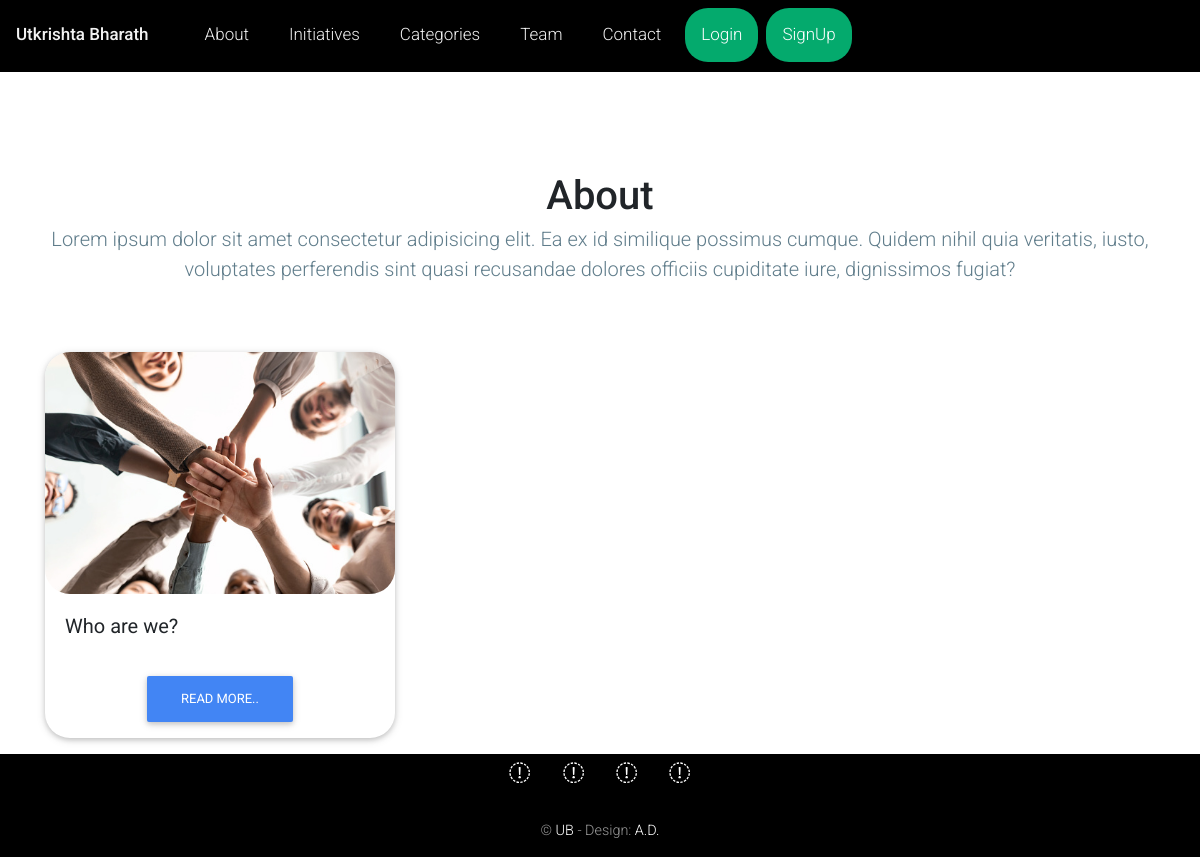
/category/about, run on an earlier commit of the app's database.
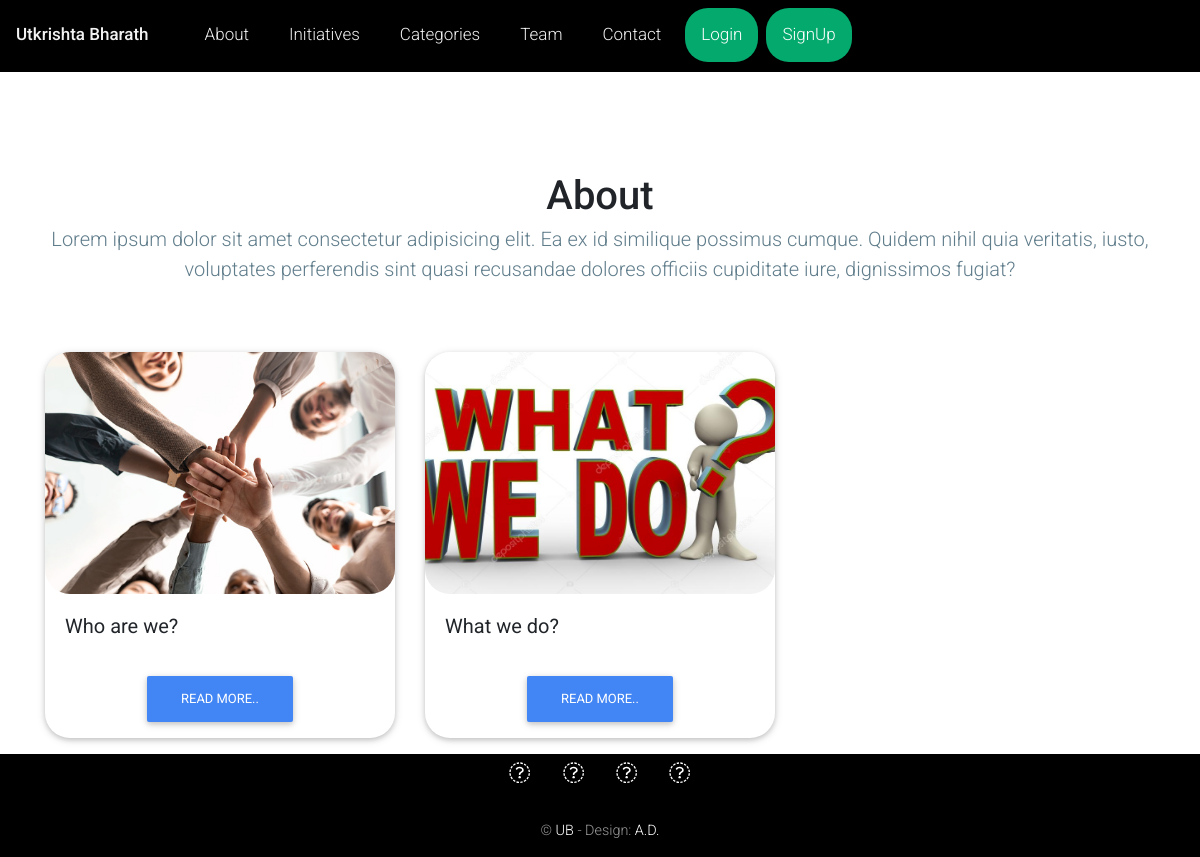
And on a later commit of the database.
### blog/models.py (models this page shows, shortened)
class Category(models.Model):
    cat_id = models.AutoField(primary_key=True)
    title = models.CharField(max_length=100)
    description = models.TextField()
    url = models.CharField(max_length=100)
    image = models.ImageField(upload_to='category/')
    add_date = models.DateTimeField(auto_now_add=True, null=True)

class Post(models.Model):
    post_id = models.AutoField(primary_key=True)
    title = models.CharField(max_length=200)
    content = models.TextField()
    url = models.CharField(max_length=100)
    cat = models.ForeignKey(Category, on_delete=models.CASCADE)
    image = models.ImageField(upload_to='post/')

### blog/views.py (the view)
# urls.py: path('category/<slug:url>',category),
def category(request, url):
    cat = Category.objects.get(url=url)
    posts = Post.objects.filter(cat=cat)
    return render(request, "category.html", {'cat': cat, 'posts': posts})

### templates/category.html (shortened to what this page needs)
{%extends 'base.html' %} {%block title%} {{cat.title}}{%endblock%} {%block content%}
<br><br><br><br>
<div class="wow fadeIn">
    <h2 class="text-center h1 my-1">{{cat.title}}</h2>
    <p class="px-5 mb-5 pb-1 lead blue-grey-text text-center">
        Lorem ipsum dolor sit amet consectetur adipisicing elit. Ea ex id similique possimus cumque. Quidem nihil quia veritatis, iusto, voluptates perferendis sint quasi recusandae dolores officiis cupiditate iure, dignissimos fugiat?
    </p>
</div>
<div class="container">
    <div class="row row-cols-1 row-cols-md-3 g-4">
        {% for p in posts %}
        <div class="col my-5">
            <div class="card h-100">
                <img src="/media/{{p.image}}" class="card-img-top w-20" alt="Images" />
                <div class="card-body">
                    <h5 class="card-title">{{p.title}}</h5>
                </div>
                <a class="text-align:center;" href="/blog/{{p.url}}"><button type="button" class="btn btn-primary mb-10">Read More..</button></a>
            </div>
        </div>{% empty %}
        <h5 class="card-title align-content-center">No posts in this category</h5>
        {%endfor%}
    </div>
</div>
{%endblock%}

### templates/base.html (shortened to what this page needs)
<!DOCTYPE html> {% load static %}
<html lang="en-US">
<head>
    <link rel="stylesheet" href="{% static 'css/header.css'%}">
    <link rel="stylesheet" href="https://maxcdn.bootstrapcdn.com/font-awesome/4.7.0/css/font-awesome.min.css">
    <link rel="stylesheet" href="{% static 'css/bootstrap.min.css'%}">
    <link rel="stylesheet" href="{% static 'css/mdb.min.css'%}">
    <link rel="stylesheet" href="{% static 'css/main.css'%}">
    <link href="{% static 'css/all.min.css' %}" rel="stylesheet" type="text/css">
</head>
<body id="top">
    {% include 'header.html' %}<button type="button" class="btn border-info btn-xs btn-floating btn-lg " id="btn-back-to-top">
        </button> {%block content%} {%endblock%} {% include 'footer.html' %}
</body>
</html>

### templates/header.html (shortened to what this page needs)
<link rel="stylesheet" href="https://cdnjs.cloudflare.com/ajax/libs/font-awesome/4.7.0/css/font-awesome.min.css">
<div class="topnavARD" id="myTopnav">
    <a class="navbar-brand mt-2" href="/"><strong>Utkrishta Bharath</strong></a>
    <a href="/category/about" class="mt-2 ml-2">About</a>
    <a href="/#initiatives" class="mt-2 ml-2">Initiatives</a>
    <a href="/#categories" class="mt-2 ml-2">Categories</a>
    <a href="/#team" class="mt-2 ml-2">Team</a>
    <a href="/#contact" class="mt-2 ml-2">Contact</a> {% if request.user.is_authenticated %}
    <a href="/logout" class="mt-2 ml-2 align-item:left">logout</a> {% else %}
    <a href="/login" class="active align-content-center mt-2 ml-2">Login</a>
    <a href="/signup" class="active ml-2 mt-2">SignUp</a> {% endif %}
</div>

### templates/footer.html
<footer class="page-footer black darken-2 center-on-small-only pt-0 mt-0">
    <div class="container">
        <div class="row">
            <div class="col-md-12">
                <div class="mb-5 flex-center"><a class="px-3" href="#"><i class="fa fa-facebook fa-lg white-text"></i></a><a class="px-3" href="#"><i class="fa fa-twitter fa-lg white-text"></i></a><a class="px-3" href="#"><i class="fa fa-google-plus fa-lg white-text"></i></a>
                    <a class="px-3" href="#"><i class="fa fa-linkedin fa-lg white-text"></i></a>
                </div>
            </div>
        </div>
    </div>
    <div class="footer-copyright text-center py-3 font-small">
        <div class="container-fluid">
            <div>&copy; <a href="/">UB</a> - Design: <a href="/" target="_blank">A.D.</a></div>
        </div>
    </div>
</footer>

### static/css/main.css (style rules this page uses)
html { scroll-behavior: smooth; }
#btn-back-to-top { position: fixed; bottom: 10px; background-color: black; background: transparent; text-align: center; color: rgb(0, 0, 0); right: 10px; position: fixed; bottom: 20px; right: 20px; border-radius: 27%; display: none; display: inline-block; padding: revert; }

### templates/header.html (style rules this page uses)
.topnavARD { overflow: hidden; background-color: rgb(0, 0, 0); }
.topnavARD a { float: left; display: block; color: #f2f2f2; text-align: center; padding: 14px 16px; text-decoration: none; font-size: 17px; border-radius: 23px; }
.topnavARD a.active { background-color: #04AA6D; color: white; }

What changed in the data, as far as the page shows it:
added Post: image (picture), title "What we do?"
